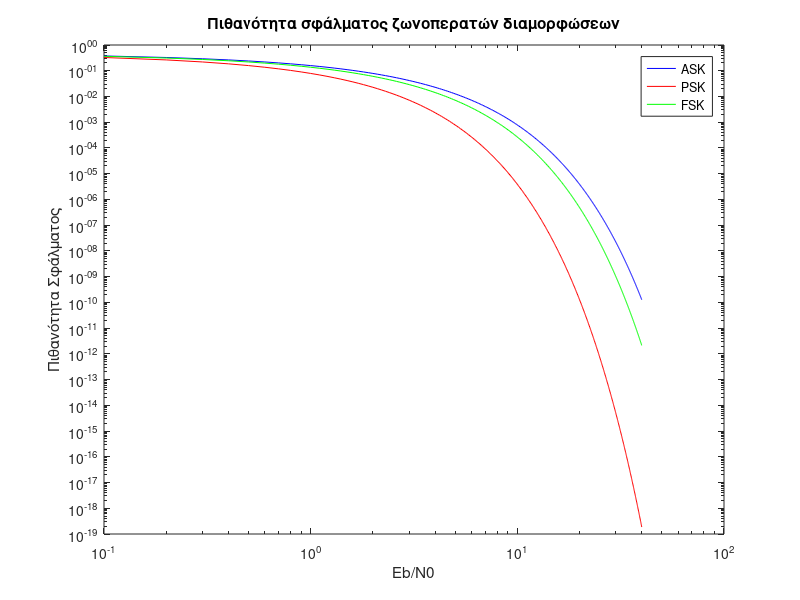

MATLAB code to generate this figure:
% Τιμές για τον λόγο Eb/N0
Eb_N0 = 0:0.1:40;

% Υπολογισμός ιθανότητας σφάλματος διαμορφώσεων βασικής ζώνης
ask = qfunc(sqrt(Eb_N0));
psk = qfunc(sqrt(2*Eb_N0));
fsk = qfunc(sqrt(1.2*Eb_N0));

% Δημιουργία γραφικών παράστασέων 
figure;
loglog(Eb_N0, ask, 'b'); 
hold on;
loglog(Eb_N0, psk, 'r');
hold on;
loglog(Eb_N0, fsk, 'g');

xlabel('Eb/N0');
ylabel('Πιθανότητα Σφάλματος');
title('Πιθανότητα σφάλματος ζωνοπερατών διαμορφώσεων');
legend('ASK', 'PSK', 'FSK');

%! Η επίδοση ποιου συστήματος είναι η καλύτερη και γιατί?
% Η επίδοση του συστήματος με PSK είναι η καλύτερη αφού από
% την γραφική παράσταση έχει την μικρότερη πιθανότητα σφάλματος (άξονας y).

%! Με βάση τη γραφική παράσταση, όταν ο λόγος Eb/N ειναι 10 ποια ειναι η πιθανότητα λάθους για το 
%& α)ASK (κατάλληλη για περιβάλλοντα αυξημένου θορύβου)
% H πιθανότητα λάθους είναι περίπου 0.00078
%& β)PSK (Μικρότερη ανοχή στο θόρυβο όσο το Μ αυξάνει)
% H πιθανότητα λάθους είναι περίπου 0.00026
%& γ)FSK
% H πιθανότητα λάθους είναι περίπου 3.87*10^-6